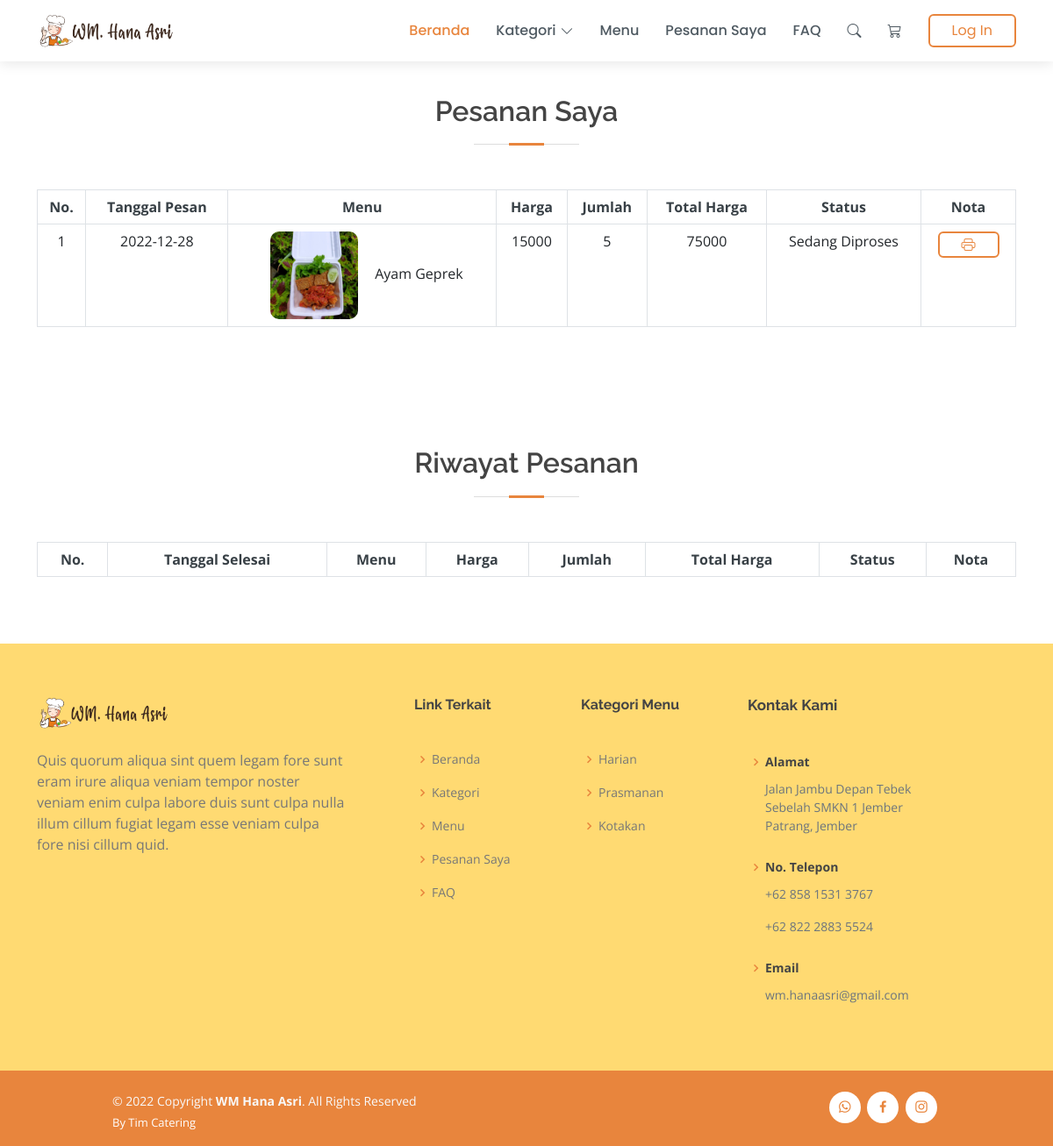
Before: /order.php with the older database file.
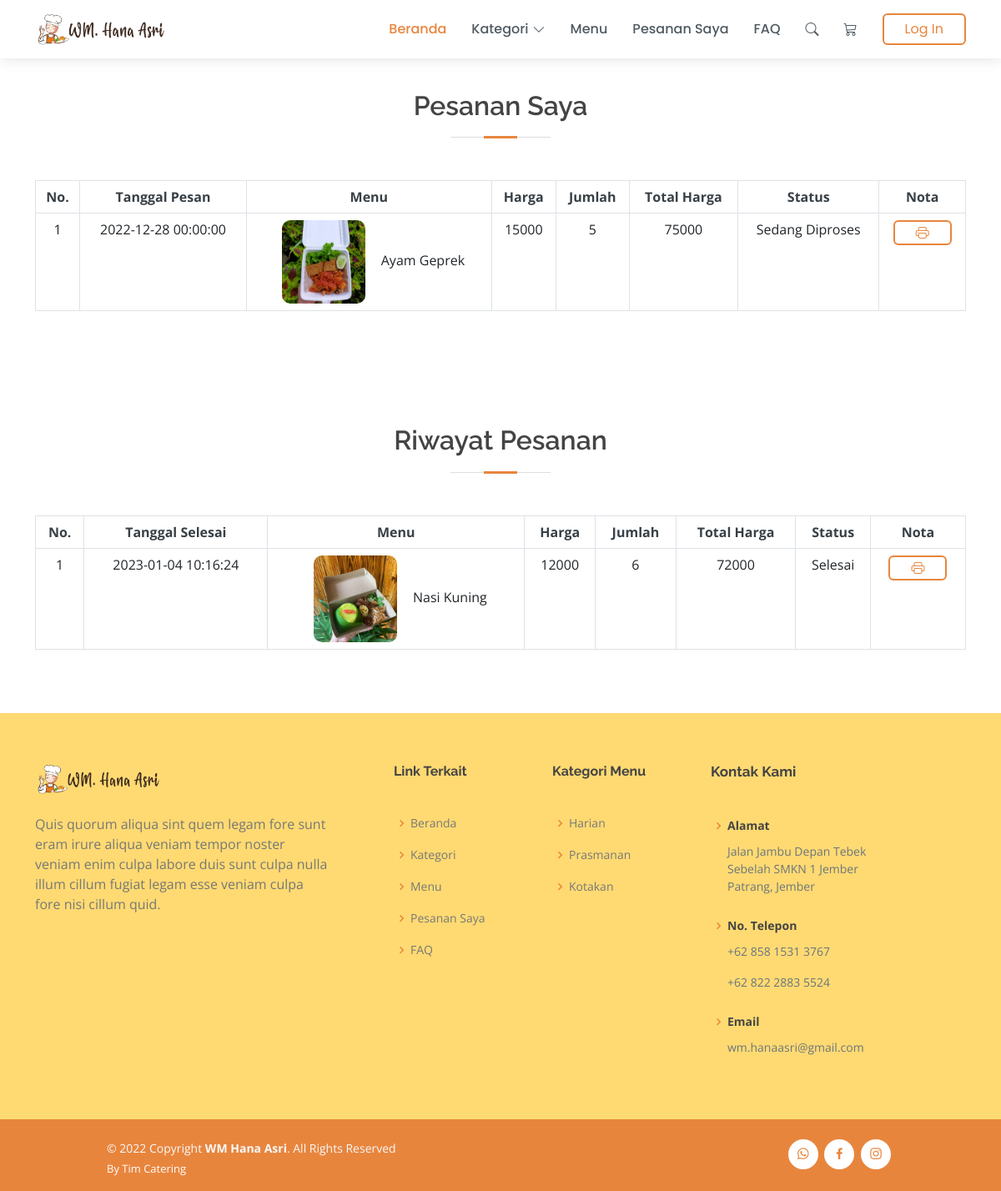
After: the same page with the newer database file.
### tables this page shows
CREATE TABLE IF NOT EXISTS `orders` (
  `id_order` int(11) NOT NULL AUTO_INCREMENT,
  `tgl_pesan` datetime NOT NULL,
  `tgl_pakai` datetime NOT NULL,
  `harga_satuan` varchar(50) NOT NULL,
  `jumlah` varchar(50) NOT NULL,
  `id_user` int(11) NOT NULL,
  `id_menu` int(11) NOT NULL,
  `id_keranjang` int(11) NOT NULL,
  PRIMARY KEY (`id_order`),
  KEY `id_menu` (`id_menu`),
  KEY `id_user` (`id_user`)
);

CREATE TABLE IF NOT EXISTS `menu` (
  `id_menu` int(11) NOT NULL AUTO_INCREMENT,
  `nama_menu` varchar(100) NOT NULL,
  `harga` varchar(50) NOT NULL,
  `detail` text NOT NULL,
  `gambar` varchar(50) NOT NULL,
  `id_kategori` int(11) NOT NULL,
  PRIMARY KEY (`id_menu`),
  KEY `id_kategori` (`id_kategori`)
);

CREATE TABLE IF NOT EXISTS `orderdetail` (
  `id_ordetail` int(11) NOT NULL AUTO_INCREMENT,
  `id_order` int(11) NOT NULL,
  `total_harga` varchar(50) NOT NULL,
  `tgl_bayar` datetime DEFAULT NULL,
  `id_pembayaran` int(11) DEFAULT NULL,
  `catatan_order` varchar(255) DEFAULT NULL,
  `status_pesanan` enum('Belum Dibayar','Sedang Diproses','Selesai') NOT NULL,
  `bukti_pembayaran` varchar(255) DEFAULT NULL,
  PRIMARY KEY (`id_ordetail`),
  KEY `id_order` (`id_order`),
  KEY `id_pengiriman` (`id_pembayaran`)
);

### order.php (the view, shortened to what the rows shown need)
<?php
    include "header.php";
?>
<br>
<br>
<body>
<section id="menu" class="what-we-do">
  <div class="container">
    <div class="section-title">
      <h2>Pesanan Saya</h2>
    </div>
    <div>
        <div class="card-body">
            <div class="table-responsive">
                <table class="table table-bordered" id="dataTable" width="100%" cellspacing="0">
                    <thead>
                        <tr>
                            <th class="text-center" style="color: #384046;">No.</th>
                            <th class="text-center" style="color: #384046;">Tanggal Pesan</th>
                            <th class="text-center" style="color: #384046;">Menu</th>
                            <th class="text-center" style="color: #384046;">Harga</th>
                            <th class="text-center" style="color: #384046;">Jumlah</th>
                            <th class="text-center" style="color: #384046;">Total Harga</th>
                            <th class="text-center" style="color: #384046;">Status</th>
                            <th class="text-center" style="color: #384046;">Nota</th>
                        </tr>
                    </thead>
                    <tbody>
                        <?php
                            $batas = 10;
                            $halaman = isset($_GET['halaman'])?(int)$_GET['halaman'] : 1;
                            $halaman_awal = ($halaman>1) ? ($halaman * $batas) - $batas : 0;
                            $data_order = mysqli_query($koneksi,"SELECT * FROM orders JOIN orderdetail ON orders.id_order = orderdetail.id_order JOIN user ON orders.id_user = user.id_user JOIN menu ON orders.id_menu = menu.id_menu JOIN pembayaran ON orderdetail.id_pembayaran = pembayaran.id_pembayaran WHERE status_pesanan!='Selesai' LIMIT $halaman_awal, $batas");
                            $nomor = $halaman_awal+1;
                            while($d = mysqli_fetch_array($data_order)){
                        ?>
                        <tr>
                            <td class="text-center"><?php echo $nomor++; ?></td>
                            <td class="text-center"><?php echo $d['tgl_pesan']; ?></td>
                            <td class="text-center">
                                <img src="assets/img/menu/<?php echo $d['gambar']; ?>" alt="" width="100px" style="margin-left: 10px; margin-right: 15px; border-radius: 10px;">
                                <?php echo $d['nama_menu']; ?></td>
                            <td class="text-center"><?php echo $d['harga_satuan']; ?></td>
                            <td class="text-center"><?php echo $d['jumlah']; ?></td>
                            <td class="text-center"><?php echo $d['total_harga']; ?></td>
                            <td class="text-center"><?php echo $d['status_pesanan']; ?></td>
                            <td class="text-center" style="color: #384046;">
                                <a class="btn" href="nota.php"><i class="bi bi-printer"></i></a>
                            </td>
                        </tr>
                        <?php
                            }
                        ?>
                    </tbody>
                </table>
            </div>
        </div>
  </div>
</section>
<section id="menu" class="what-we-do">
  <div class="container">
    <div class="section-title">
      <h2>Riwayat Pesanan</h2>
    </div>
    <div>
        <div class="card-body">
            <div class="table-responsive">
                <table class="table table-bordered" id="dataTable" width="100%" cellspacing="0">
                    <thead>
                        <tr>
                            <th class="text-center" style="color: #384046;">No.</th>
                            <th class="text-center" style="color: #384046;">Tanggal Selesai</th>
                            <th class="text-center" style="color: #384046;">Menu</th>
                            <th class="text-center" style="color: #384046;">Harga</th>
                            <th class="text-center" style="color: #384046;">Jumlah</th>
                            <th class="text-center" style="color: #384046;">Total Harga</th>
                            <th class="text-center" style="color: #384046;">Status</th>
                            <th class="text-center" style="color: #384046;">Nota</th>
                        </tr>
                    </thead>
                    <tbody>
                        <?php
                            $batas = 10;
                            $halaman = isset($_GET['halaman'])?(int)$_GET['halaman'] : 1;
                            $halaman_awal = ($halaman>1) ? ($halaman * $batas) - $batas : 0;
                            $data_order = mysqli_query($koneksi,"SELECT * FROM orders JOIN orderdetail ON orders.id_order = orderdetail.id_order JOIN user ON orders.id_user = user.id_user JOIN menu ON orders.id_menu = menu.id_menu JOIN pembayaran ON orderdetail.id_pembayaran = pembayaran.id_pembayaran WHERE status_pesanan='Selesai' LIMIT $halaman_awal, $batas");
                            $nomor = $halaman_awal+1;
                            while($d = mysqli_fetch_array($data_order)){
                        ?>
                        <tr>
                            <td class="text-center"><?php echo $nomor++; ?></td>
                            <td class="text-center"><?php echo $d['tgl_pakai']; ?></td>
                            <td class="text-center">
                                <img src="assets/img/menu/<?php echo $d['gambar']; ?>" alt="" width="100px" style="margin-left: 10px; margin-right: 15px; border-radius: 10px;">
                                <?php echo $d['nama_menu']; ?></td>
                            <td class="text-center"><?php echo $d['harga_satuan']; ?></td>
                            <td class="text-center"><?php echo $d['jumlah']; ?></td>
                            <td class="text-center"><?php echo $d['total_harga']; ?></td>
                            <td class="text-center"><?php echo $d['status_pesanan']; ?></td>
                            <td class="text-center" style="color: #384046;">
                                <a class="btn" href="nota.php"><i class="bi bi-printer"></i></a>
                            </td>
                        </tr>
                        <?php
                            }
                        ?>
                    </tbody>
                </table>
            </div>
        </div>
  </div>
</section>
</body>
<?php
    include "footer.php";
?>

Changed rows visible on the page:
changed orders "Ayam Geprek": tgl_pesan "2022-12-28" → "2022-12-28 00:00:00"
now on this page (row edited): orders: tgl_pakai "2023-01-04 10:16:24", id_menu.gambar (picture), id_menu.nama_menu "Nasi Kuning", harga_satuan "12000", jumlah "6", orderdetail.total_harga "72000", orderdetail.status_pesanan "Selesai", shown under "Riwayat Pesanan"
